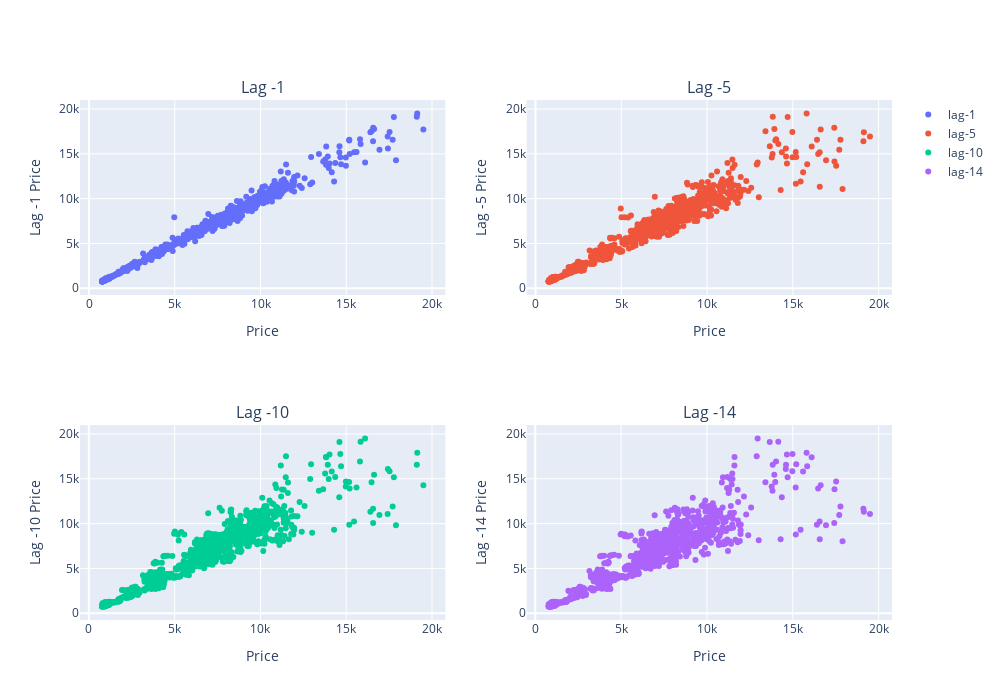

Notebook code cell kept with this figure:
### Code cell
fig = make_subplots(rows=2, cols=2, subplot_titles=("Lag -1", "Lag -5", "Lag -10", "Lag -14"))
df1 = pd.concat([btc_trends[['Price']], btc_trends[['Price']].rename(columns={'Price':'Lag-1'}).shift(1)], axis=1).dropna()
df5 = pd.concat([btc_trends[['Price']], btc_trends[['Price']].rename(columns={'Price':'Lag-5'}).shift(5)], axis=1).dropna()
df10 = pd.concat([btc_trends[['Price']], btc_trends[['Price']].rename(columns={'Price':'Lag-10'}).shift(10)], axis=1).dropna()
df14 = pd.concat([btc_trends[['Price']], btc_trends[['Price']].rename(columns={'Price':'Lag-14'}).shift(14)], axis=1).dropna()

# Add traces
fig.add_trace(
    go.Scatter(x=df1['Price'], y=df1['Lag-1'], mode='markers', name='lag-1'),
    row=1, col=1)
fig.add_trace(
    go.Scatter(x=df5['Price'], y=df5['Lag-5'], mode='markers', name='lag-5'),
    row=1, col=2)
fig.add_trace(
    go.Scatter(x=df10['Price'], y=df10['Lag-10'], mode='markers', name='lag-10'),
    row=2, col=1)
fig.add_trace(
    go.Scatter(x=df14['Price'], y=df14['Lag-14'], mode='markers', name='lag-14'),
    row=2, col=2)

# Update xaxis properties
fig.update_xaxes(title_text="Price", row=1, col=1)
fig.update_xaxes(title_text="Price", row=1, col=2)
fig.update_xaxes(title_text="Price", row=2, col=1)
fig.update_xaxes(title_text="Price", row=2, col=2)

# Update yaxis properties
fig.update_yaxes(title_text="Lag -1 Price ", row=1, col=1)
fig.update_yaxes(title_text="Lag -5 Price ", row=1, col=2)
fig.update_yaxes(title_text="Lag -10 Price ", row=2, col=1)
fig.update_yaxes(title_text="Lag -14 Price ", row=2, col=2)


fig.update_layout(height=700, width=1000)
pio.write_html(fig, file='../figs/scatter_btc.html', auto_open=True)
fig.show()

### Figure 1 — Plotly figure (JSON) as saved in the notebook; plotly's stock layout.template omitted (floating-point values rounded to 4 significant figures; data arrays with more than 128 entries replaced by an {"elided": "..."} marker saying what was removed)
{"data": [{"mode": "markers", "name": "lag-1", "type": "scatter", "x": {"elided": "1246 float values"}, "xaxis": "x", "y": {"elided": "1246 float values"}, "yaxis": "y"}, {"mode": "markers", "name": "lag-5", "type": "scatter", "x": {"elided": "1242 float values"}, "xaxis": "x2", "y": {"elided": "1242 float values"}, "yaxis": "y2"}, {"mode": "markers", "name": "lag-10", "type": "scatter", "x": {"elided": "1237 float values"}, "xaxis": "x3", "y": {"elided": "1237 float values"}, "yaxis": "y3"}, {"mode": "markers", "name": "lag-14", "type": "scatter", "x": {"elided": "1233 float values"}, "xaxis": "x4", "y": {"elided": "1233 float values"}, "yaxis": "y4"}], "layout": {"annotations": [{"font": {"size": 16}, "showarrow": false, "text": "Lag -1", "x": 0.225, "xanchor": "center", "xref": "paper", "y": 1, "yanchor": "bottom", "yref": "paper"}, {"font": {"size": 16}, "showarrow": false, "text": "Lag -5", "x": 0.775, "xanchor": "center", "xref": "paper", "y": 1, "yanchor": "bottom", "yref": "paper"}, {"font": {"size": 16}, "showarrow": false, "text": "Lag -10", "x": 0.225, "xanchor": "center", "xref": "paper", "y": 0.375, "yanchor": "bottom", "yref": "paper"}, {"font": {"size": 16}, "showarrow": false, "text": "Lag -14", "x": 0.775, "xanchor": "center", "xref": "paper", "y": 0.375, "yanchor": "bottom", "yref": "paper"}], "height": 700, "width": 1000, "xaxis": {"anchor": "y", "domain": [0, 0.45], "title": {"text": "Price"}}, "xaxis2": {"anchor": "y2", "domain": [0.55, 1], "title": {"text": "Price"}}, "xaxis3": {"anchor": "y3", "domain": [0, 0.45], "title": {"text": "Price"}}, "xaxis4": {"anchor": "y4", "domain": [0.55, 1], "title": {"text": "Price"}}, "yaxis": {"anchor": "x", "domain": [0.625, 1], "title": {"text": "Lag -1 Price "}}, "yaxis2": {"anchor": "x2", "domain": [0.625, 1], "title": {"text": "Lag -5 Price "}}, "yaxis3": {"anchor": "x3", "domain": [0, 0.375], "title": {"text": "Lag -10 Price "}}, "yaxis4": {"anchor": "x4", "domain": [0, 0.375], "title": {"text": "Lag -14 Price "}}}}
